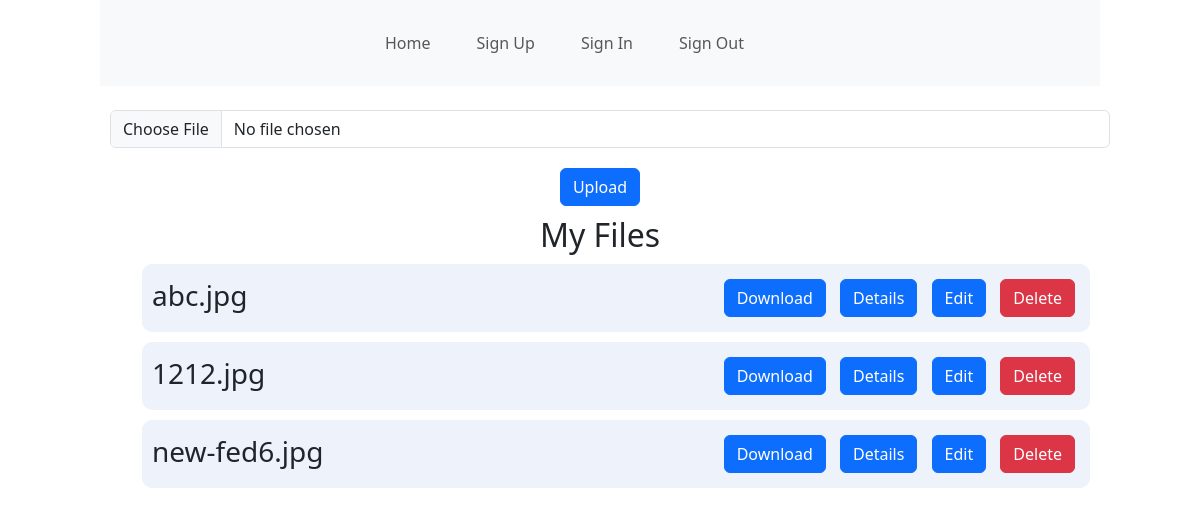
/files (signed in), run on the app's committed database.
### tables this page shows
CREATE TABLE files (
                    id INTEGER PRIMARY KEY,
                    filename TEXT UNIQUE,
                    filepath TEXT,
                    filesize REAL,
                    timestamp TIMESTAMP,
                    user_email TEXT,
                    FOREIGN KEY (user_email) REFERENCES users (email)
                );

### app.py (the view, shortened to what this page needs)
@app.route('/files', methods=['GET', 'POST'])
def upload_and_list_files():
    check_upload_folder()
    signed_user_email = session.get("user_email")
    if signed_user_email:
        try:
            with sqlite3.connect(app.config['DATABASE']) as conn:
                cursor = conn.execute('SELECT id, filename FROM files WHERE user_email = ?', (session['user_email'],))
                files = cursor.fetchall()
                return render_template('upload.html', files=files)
        except:
            print("Error while getting files from DB!")
    else:
        flash('Please sign in')
        return render_template('signin.html')

### app.py (called while the page is built)
def check_upload_folder():
    if not os.path.exists(app.config['UPLOAD_FOLDER']):
        os.makedirs(app.config['UPLOAD_FOLDER'])

### templates/upload.html (shortened to what this page needs)
{% include 'navbar.html' %}
    <form method="POST" enctype="multipart/form-data" action="{{ url_for('upload_and_list_files') }}">
        <input class="form-control" type="file" name="file">
        <input class="btn btn-primary" type="submit" value="Upload">
    </form>
    <h2>My Files</h2>
    <ul>
        {% for file in files %}
            <li class="file-item">
                <div>
                    <span class="fs-3">{{ file[1] }}</span>
                </div>
                <div>
                    <a href="{{ url_for('download_file', filename=file[1]) }}" download class="btn btn-primary">Download</a>
                    <a onclick="fetchDetails('{{ file[1] }}')" class="btn btn-primary">Details</a>
                    <a onclick="toggleRenameInput('{{ file[1] }}')" class="btn btn-primary">Edit</a>
                    <a onclick="deleteFile('{{ file[1] }}')" class="btn btn-danger">Delete</a>
                </div>
            </li>
        {% endfor %}
    </ul>

### static/css/styles.css (style rules this page uses)
body { margin-left: auto; margin-right: auto; width: 1000px; text-align: center; }
li { text-decoration: none; list-style: none; margin: 10px; }
input { margin: 10px; }
.file-item { background-color: #edf2fb; padding: 10px; border-radius: 10px; display: flex; justify-content: space-between; }
a { margin:5px }

### data on the page
files: filename "abc.jpg"
files: filename "1212.jpg"
files: filename "new-fed6.jpg"
